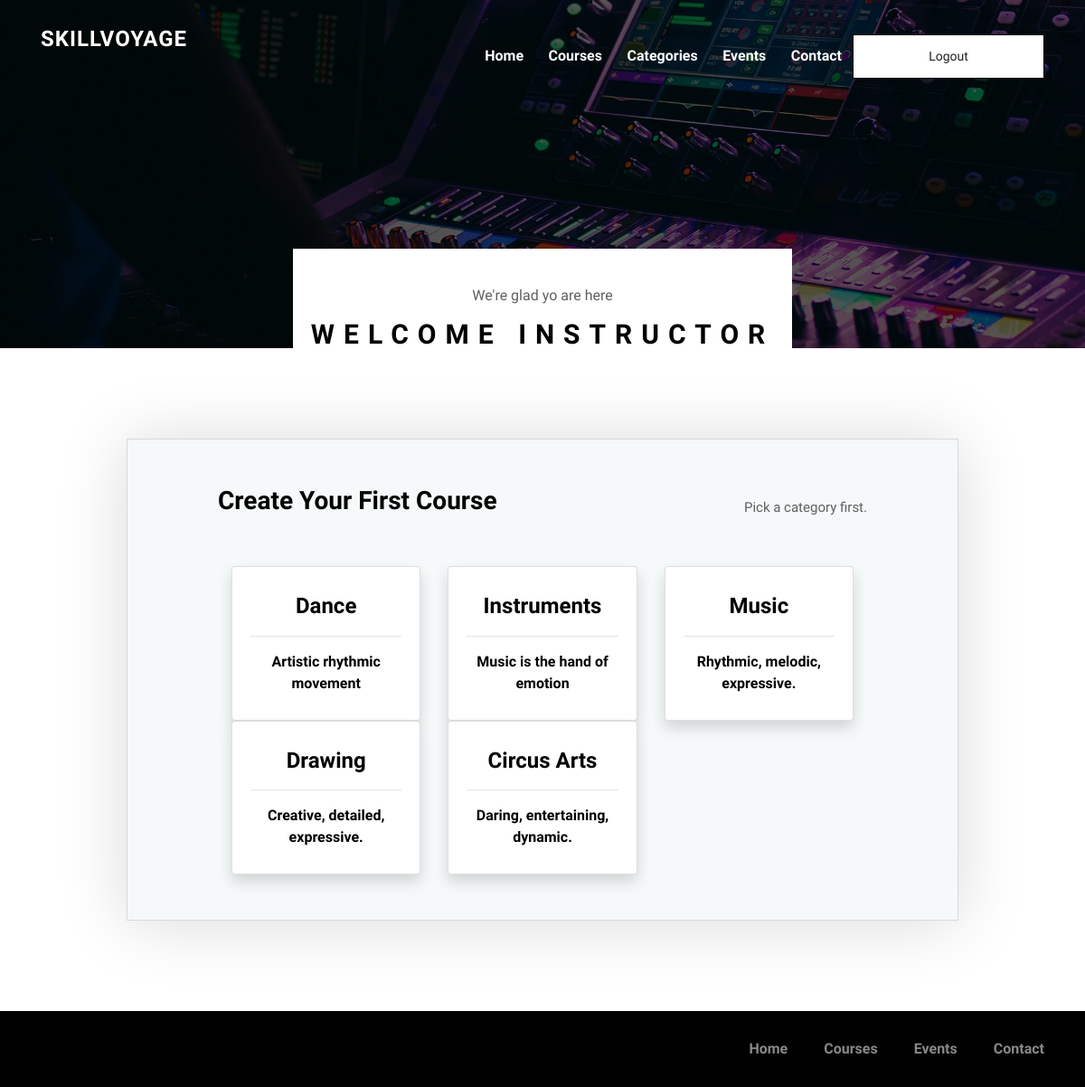
The page /teacher_home (signed in) on the database its author committed.
### myApp/models.py (models this page shows, shortened)
class Category(models.Model):
    name = models.CharField(max_length=255)
    description = models.TextField()

### myApp/views.py (the view)
# urls.py: path('teacher_home', views.teacher_home, name='teacher_home'),
@login_required
def teacher_home(request):
    context = {}
    context['categories'] = Category.objects.all()
    return render(request, 'teacher_home.html', context)

### templates/teacher_home.html (shortened to what this page needs)
{% load static %}
{% load widget_tweaks %}
<!DOCTYPE html>
<html lang="en">
<head>
    <link rel="stylesheet" href="{% static 'style.css' %}">
</head>
<body>
    <header class="header-area">
        <div class="oneMusic-main-menu">
            <div class="classy-nav-container breakpoint-off">
                <div class="container">
                    <nav class="classy-navbar justify-content-between" id="oneMusicNav">
                        <a href="{% url 'home' %}" class="nav-brand">SkillVoyage</a>
                        <div class="classy-menu">
                            <div class="classynav">
                                <ul>
                                    <li><a href="{% url 'home' %}">Home</a></li>
                                    <li><a href="{% url 'courses' %}">Courses</a></li>
                                    <li><a href="#">Categories</a>
                                    </li>
                                    <li><a href="{% url 'events' %}">Events</a></li>
                                    <li><a href="{% url 'contact' %}">Contact</a></li>
                                </ul>
                                <div class="logout-btn">
                                    <a href="{% url 'logout' %}" class="btn oneMusic-btn">Logout</a>
                                </div>
                            </div>
                        </div>
                    </nav>
                </div>
            </div>
        </div>
    </header>
    <section class="breadcumb-area bg-img bg-overlay" style="background-image: url({% static 'img/bg-img/breadcumb3.jpg' %});">
        <div class="bradcumbContent">
            <p>We're glad yo are here</p>
            <h2>Welcome Instructor</h2>
        </div>
    </section>
    <section class="login-area section-padding-100">
        <div class="container">
            <div class="row justify-content-center">
                <div class="col-12 col-lg-10">
                    <div class="login-content">
                        <div class="d-flex justify-content-between align-items-center mb-4">
                            <h3 class="text-center">Create Your First Course</h3>
                            <p>Pick a category first.</p>
                        </div>
                        <div class="container-fluid">
                            <div class="row d-flex" style="justify-content: stretch;">
                                {% for category in categories %}
                                <div class="col-sm-4">
                                    <a href="{% url 'teacher_subcategory' id=category.id %}">
                                        <div class="card shadow py-2 rounded">
                                            <div class="card-body">
                                                <h4>{{ category.name }}</h4>
                                                <hr>
                                                {{ category.description }}
                                            </div>
                                        </div>
                                    </a>
                                </div>
                                {% endfor %}
                            </div>
                        </div>
                    </div>
                </div>
            </div>
        </div>
    </section>
    <footer class="footer-area">
        <div class="container">
            <div class="row d-flex flex-wrap align-items-center">
                <div class="col-12 col-md-6">
                </div>
                <div class="col-12 col-md-6">
                    <div class="footer-nav">
                        <ul>
                            <li><a href="{% url 'home' %}">Home</a></li>
                            <li><a href="{% url 'courses' %}">Courses</a></li>
                            <li><a href="{% url 'events' %}">Events</a></li>
                            <li><a href="{% url 'contact' %}">Contact</a></li>
                        </ul>
                    </div>
                </div>
            </div>
        </div>
    </footer>
</body>
</html>

### static/style.css (style rules this page uses)
* { margin: 0; padding: 0; }
body { font-family: "Archivo Narrow", sans-serif; font-size: 14px; }
h1, h2, h3, h4, h5, h6 { font-family: "Archivo Narrow", sans-serif; color: #000000; line-height: 1.3; font-weight: 700; }
p { font-family: "Archivo Narrow", sans-serif; color: #5f5f5f; font-size: 15px; line-height: 2; font-weight: 400; }
a, a:hover, a:focus { -webkit-transition-duration: 500ms; transition-duration: 500ms; text-decoration: none; outline: 0 solid transparent; color: #000000; font-weight: 700; font-size: 16px; font-family: "Archivo Narrow", sans-serif; }
ul, ol { margin: 0; }
ul li, ol li { list-style: none; }
.section-padding-100 { padding-top: 100px; padding-bottom: 100px; }
.bg-img { background-position: center center; background-size: cover; background-repeat: no-repeat; }
.bg-overlay { position: relative; z-index: 2; background-position: center center; background-size: cover; }
.bg-overlay::after { background-color: rgba(0, 0, 0, 0.65); position: absolute; z-index: -1; top: 0; left: 0; width: 100%; height: 100%; content: ""; }
.oneMusic-btn { background-color: #fff; -webkit-transition-duration: 500ms; transition-duration: 500ms; position: relative; z-index: 1; display: inline-block; min-width: 212px; height: 49px; color: #000; border: 1px solid #000; border-radius: 0; padding: 0 30px; font-size: 16px; line-height: 47px; font-weight: 700; text-transform: capitalize; }
.header-area { position: absolute; z-index: 1000; width: 100%; top: 20px; left: 0; z-index: 1000; }
.header-area .oneMusic-main-menu { position: relative; width: 100%; height: 85px; background-color: transparent; }
.header-area .oneMusic-main-menu .classy-nav-container { background-color: transparent; }
.header-area .oneMusic-main-menu .classy-navbar { background-color: transparent; height: 85px; padding: 0; }
.header-area .oneMusic-main-menu .classy-navbar .classynav ul li a { font-weight: 700; text-transform: capitalize; color: #ffffff; font-size: 16px; }
.classy-navbar .nav-brand { max-width: 130px; font-size: 24px; font-weight: bold; color: white; text-transform: uppercase; letter-spacing: 1px; text-shadow: 1px 1px 2px rgba(0, 0, 0, 0.5); position: relative; top: -20px; }
.login-content { -webkit-transition-duration: 500ms; transition-duration: 500ms; position: relative; z-index: 1; background-color: #f5f9fa; border: 1px solid #d8d8d8; padding: 50px 100px; box-shadow: 0 2px 70px 0 rgba(0, 0, 0, 0.15); text-align: center; }
.login-content h3 { margin-bottom: 30px; }
.footer-area { position: relative; z-index: 1; background-color: #000000; padding: 30px 0; }
.footer-area .footer-nav ul { display: -webkit-box; display: -ms-flexbox; display: flex; -webkit-box-align: center; -ms-flex-align: center; -ms-grid-row-align: center; align-items: center; -webkit-box-pack: end; -ms-flex-pack: end; justify-content: flex-end; }
.footer-area .footer-nav li a { color: #898888; font-size: 16px; padding: 0 20px; }
.footer-area .footer-nav li:last-child a { padding-right: 0; }
.breadcumb-area { position: relative; z-index: 10; width: 100%; height: 385px; }
.breadcumb-area .bradcumbContent { position: absolute; background-color: #fff; width: 552px; bottom: 0; left: 50%; z-index: 100; text-align: center; padding-top: 40px; -webkit-transform: translateX(-50%); transform: translateX(-50%); }
.breadcumb-area .bradcumbContent p { line-height: 1.5; font-size: 16px; color: #5f5f5f; }
.breadcumb-area .bradcumbContent h2 { font-size: 30px; letter-spacing: 10px; text-transform: uppercase; line-height: 1; margin-bottom: 0; }

### rows shown on the page
Category: name "Dance", description "Artistic rhythmic movement"
Category: name "Instruments", description "Music is the hand of emotion"
Category: name "Music", description "Rhythmic, melodic, expressive."
Category: name "Drawing", description "Creative, detailed, expressive."
Category: name "Circus Arts", description "Daring, entertaining, dynamic."
